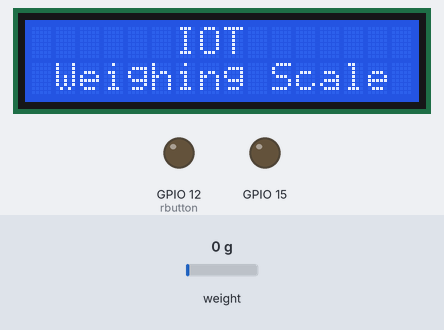
This program was run on a simulated ESP8266 (NodeMCU). On the bench: 16×2 character LCD, output pins drawn as LEDs (lit = HIGH). The inputs (shaded band) are chosen by the test bench; at power-on: weight on the scale 0 g. WiFi joins after 1.5 s; servers stay silent unless stated; uploads are accepted with an empty reply; what the program prints to the serial monitor is not drawn.

Above: at 3.6 s.
At 13.9 s:
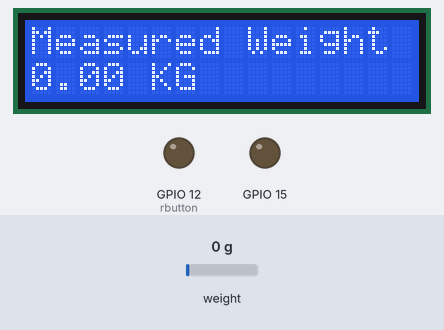
14.0 s: weight on the scale set to 100 g
At 19.3 s:
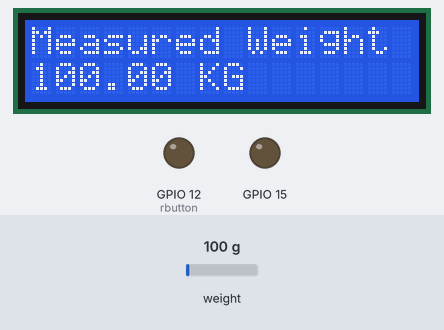
19.4 s: weight on the scale set to 1250 g
At 25.2 s:
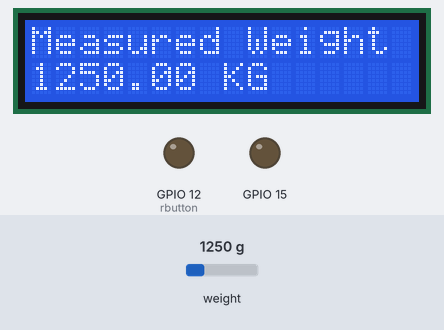
Timing chart, 0 to 26.7 s (numbered marks = the images above; inputs shaded):
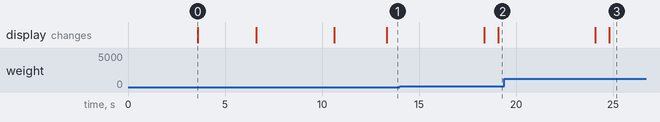

Measured:
- after the input at 14.0 s, the display: first differs from a run without the input after 5.1 s (image 2)
- after the input at 19.4 s, the display: first differs from a run without the input after 5.4 s (image 3)
- what the display in image 0 shows lasts 3.0 s, from 3.6 s to 6.6 s

The program:

main.cpp
```cpp
  #include <ConsentiumThingsDalton.h>
  #include <WiFiManager.h>
  #include "HX711.h"
  #include <HX711.h>
  #include <Wire.h>
  #include <LiquidCrystal_I2C.h>
  LiquidCrystal_I2C lcd(0x27, 16, 2);
  String sid; //from user
  String pss;// all declared in setup()
  float finalcalib; // gloabl for global calibration
  unsigned long previousUpdateTime = 0;
  const unsigned long updateInterval = 2000; // Update every 2 seconds
  int knownweight = 200 ; // supplied weight to be calibrated
  HX711 scale;
  ConsentiumThings board;   // create ConsentiumThing object
  // int dataPin = 18;     // use GPIO 4 , 5 for esp8266 or different pins other than 4,5 as lcd uses same pins
  // int clockPin = 19;
   int dataPin = 13;     // d7,d6,d5 are 13,12,14
  int clockPin = 14;
      const char *key ;
      const char *board_key ;

  int rbutton = 12; // this button will be used to reset the scale to 0.
  float weight;

  float calibration_factor = (2800.75/200); // for me this vlaue works just perfect 419640
  void setup()
  {
    Serial.begin(115200);

       WiFiManager wfm;
    wfm.setDebugOutput(false);

  //  wfm.resetSettings();

       WiFiManagerParameter sendapi("Send", "Enter the Send API KEY ", "default", 50);

  WiFiManagerParameter boardapi("Board", "Enter the Board API KEY ", "default", 50);

  // WiFiManagerParameter sendapi("Send", "Enter the Send API KEY ", "default", 50);
  // WiFiManagerParameter receiveapi("Receive", "Enter the Receive API KEY ", "default", 50); ADD INPUT GPIOS
  // WiFiManagerParameter boardapi("Board", "Enter the Board API KEY ", "default", 50);
  // Add custom parameter
  wfm.addParameter(&sendapi);
  wfm.addParameter(&boardapi);


    if (!wfm.autoConnect("IOT-WEIGHING_SCALE", "iotscale")) {
      // Did not connect, print error message
      Serial.println("failed to connect and hit timeout");

      // Reset and try again
      ESP.restart();
      delay(1000);
    }

    scale.begin(dataPin, clockPin);
    pinMode(rbutton, INPUT_PULLUP);
    scale.set_scale();
    scale.tare(); //Reset the scale to 0
    long zero_factor = scale.read_average(); //Get a baseline reading
    board.begin();   // init. IoT boad
    // Wire.begin(21,22); // use default 22,21 sclk sda
 Wire.begin(4,5); // use default 22,21 sclk sda
    lcd.begin();
    lcd.setCursor(6,0);
    lcd.print("IOT");
    lcd.setCursor(1,1);
    lcd.print("Weighing Scale");
    delay(3000);
    lcd.clear();

    lcd.print("Connecting Wifi");
     delay(3000);
      board.begin();   // init. IoT boad
      //read the connected WiFi SSID and password
      sid = WiFi.SSID();
      pss = WiFi.psk();
      const char *ssid=(char*)sid.c_str();
      const char *pass=(char*)pss.c_str();
       const char *key = (char *)sendapi.getValue();
  const char *board_key = (char *)boardapi.getValue();

    board.initWiFi(ssid, pass);  // begin WiFi connection
    {
    delay(1000);
    Serial.print(".");
    lcd.clear();
    }
    Serial.println("");
    Serial.println("WiFi connected");
    lcd.clear();
    lcd.print("WiFi connected");

    delay(2000);
  }

  void measure(){

    scale.set_scale(calibration_factor); //Adjust to this calibration factor
    weight = scale.get_units(5);

    // lcd.setCursor(0, 0);
    // lcd.print("Measured Weight");
    // lcd.setCursor(0, 1);
    // lcd.print(weight);
    // lcd.print(" KG  ");
    // delay(2000);
    // lcd.clear();

    // Serial.print("Weight: ");
    // Serial.print(weight);
    // Serial.println(" KG");
    // Serial.println();
    double sensor_val[] = {weight};  // sensor data array
    String info_buff[] = {"Weight"}; // sensor info. array

    int sensor_num = sizeof(sensor_val)/sizeof(sensor_val[0]); // number of sensors connected

  board.sendREST(key, board_key, sensor_val, info_buff, sensor_num, LOW_PRE); // send over REST with delay with desired prescision
  }

 void tare()
{
scale.tare();
    lcd.clear();
  lcd.setCursor(0, 0);
  lcd.print(" Tare Done: ");
    Serial.println("Tare done...");
    lcd.clear();
    delay(5000);
}
void calibration () // calibration test
{
Serial.print(" Enter the Known weight ");
int knownweight = 200;
long reading;
if (scale.is_ready()) {
    scale.set_scale();
    lcd.clear();
  lcd.setCursor(0, 0);
  lcd.print("remove weights  ");
    Serial.println("Tare... remove any weights from the scale.");
    delay(10000);
    scale.tare();
    lcd.clear();
  lcd.setCursor(0, 0);
  lcd.print(" Tare Done: ");
    Serial.println("Tare done...");
    lcd.clear();
  lcd.setCursor(0, 0);
  lcd.print(" Place known ");
  lcd.setCursor(0,1);
  lcd.print("Weights : ");
    Serial.print("Place a known weight on the scale...");
    delay(10000);
    reading = scale.get_units(10);
    lcd.clear();
  lcd.setCursor(0, 0);


  lcd.print("Results");
   lcd.setCursor(0, 1);
   lcd.print(reading);

    Serial.print("Result: ");
    Serial.println(reading);
    delay(9000);
        finalcalib = reading/knownweight;
        calibration_factor=finalcalib;   // pointer to calibration_factor
  }
  else {
    lcd.clear();
  lcd.setCursor(0, 0);


  lcd.print("HX711 not found");
    Serial.println("HX711 not found.");
  }
  delay(1000);
}

  void reading() {

  lcd.setCursor(0, 0);
  lcd.print("Measured Weight");
  lcd.setCursor(0, 1);
  lcd.print(weight);
  lcd.print(" KG  ");
  delay(5000);
  lcd.clear();
}
void loop()

{
  measure();
  reading();
  Serial.print(digitalRead(rbutton));
  if ( digitalRead(rbutton) == HIGH)
{
  scale.set_scale();
   calibration();
   // tare(); //Reset the scale to 0
}

}

 
```
